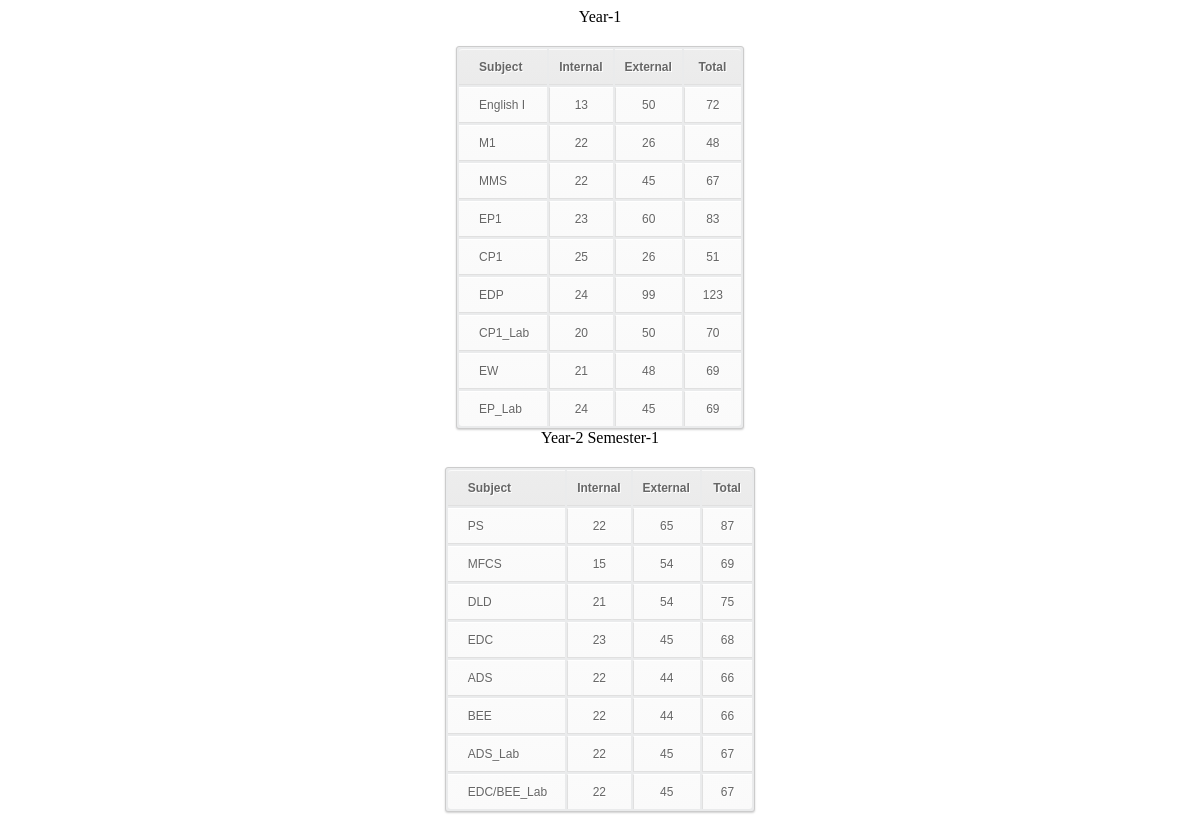
The page /student/student/profile/tables.php (signed in) on the database its author committed.
### tables this page shows
CREATE TABLE IF NOT EXISTS `11211a0501_details` (
  `semester` varchar(10) DEFAULT NULL,
  `subject` varchar(25) DEFAULT NULL,
  `internal` int(5) DEFAULT NULL,
  `external` int(5) DEFAULT NULL,
  `marks` int(5) DEFAULT NULL,
  UNIQUE KEY `subject` (`subject`)
);

### student/student/profile/tables.php (the view, shortened to what this page needs)
<html>
<link rel="stylesheet" type="text/css" href="css/style.css">
<?php
$rollno=$_SESSION['rollno'];
$table = NULL;
$table .= $rollno.'_details';
$one_one = mysql_query("SELECT * FROM $table WHERE semester = 'one_one'");
if(mysql_num_rows($one_one)!=0)
{	echo "<center>Year-1</center>";
	echo '<table><th>Subject</th><th>Internal</th><th>External</th><th>Total</th>';
	while( $row = mysql_fetch_array($one_one) )
	{
		echo '<tr><td>'.$row['subject'].'</td><td>'.$row['internal'].'</td><td>'.$row['external'].'</td><td>'.$row['marks'].'</td></tr>';
	}
	echo '</table>';
}
$two_one = mysql_query("SELECT * FROM $table WHERE semester = 'two_one'");
if(mysql_num_rows($two_one)!=0)
{	echo "<center>Year-2 Semester-1</center>";
	echo '<table><th>Subject</th><th>Internal</th><th>External</th><th>Total</th>';
	while( $row = mysql_fetch_array($two_one) )
	{
		echo '<tr><td>'.$row['subject'].'</td><td>'.$row['internal'].'</td><td>'.$row['external'].'</td><td>'.$row['marks'].'</td></tr>';
	}
	echo '</table>';
}
?>
</html>

### student/student/profile/css/style.css (style rules this page uses)
table { margin-left:auto; margin-right:auto; margin-top : 20px; font-family:Arial, Helvetica, sans-serif; color:#666; font-size:12px; text-shadow: 1px 1px 0px #fff; background:#eaebec; border:#ccc 1px solid; -moz-border-radius:3px; -webkit-border-radius:3px; border-radius:3px; -moz-box-shadow: 0 1px 2px #d1d1d1; -webkit-box-shadow: 0 1px 2px #d1d1d1; box-shadow: 0 1px 2px #d1d1d1; }
table th { padding:10px 10px 10px 10px; border-top:1px solid #fafafa; border-bottom:1px solid #e0e0e0; background: #ededed; background: -webkit-gradient(linear, left top, left bottom, from(#ededed), to(#ebebeb)); background: -moz-linear-gradient(top, #ededed, #ebebeb); }
table th:first-child { text-align: left; padding-left:20px; }
table tr:first-child th:first-child { -moz-border-radius-topleft:3px; -webkit-border-top-left-radius:3px; border-top-left-radius:3px; }
table tr:first-child th:last-child { -moz-border-radius-topright:3px; -webkit-border-top-right-radius:3px; border-top-right-radius:3px; }
table tr { text-align: center; padding-left:20px; }
table td:first-child { text-align: left; padding-left:20px; border-left: 0; }
table td { padding-left:18px; padding-right:18px; padding-bottom:10px; padding-top:10px; border-top: 1px solid #ffffff; border-bottom:1px solid #e0e0e0; border-left: 1px solid #e0e0e0; background: #fafafa; background: -webkit-gradient(linear, left top, left bottom, from(#fbfbfb), to(#fafafa)); background: -moz-linear-gradient(top, #fbfbfb, #fafafa); }
table tr:last-child td { border-bottom:0; }
table tr:last-child td:first-child { -moz-border-radius-bottomleft:3px; -webkit-border-bottom-left-radius:3px; border-bottom-left-radius:3px; }
table tr:last-child td:last-child { -moz-border-radius-bottomright:3px; -webkit-border-bottom-right-radius:3px; border-bottom-right-radius:3px; }

### rows shown on the page
11211a0501_details: subject "English I", internal "13", external "50", marks "72"
11211a0501_details: subject "M1", internal "22", external "26", marks "48"
11211a0501_details: subject "MMS", internal "22", external "45", marks "67"
11211a0501_details: subject "EP1", internal "23", external "60", marks "83"
11211a0501_details: subject "CP1", internal "25", external "26", marks "51"
11211a0501_details: subject "EDP", internal "24", external "99", marks "123"
11211a0501_details: subject "CP1_Lab", internal "20", external "50", marks "70"
11211a0501_details: subject "EW", internal "21", external "48", marks "69"
11211a0501_details: subject "EP_Lab", internal "24", external "45", marks "69"
11211a0501_details: subject "PS", internal "22", external "65", marks "87"
11211a0501_details: subject "MFCS", internal "15", external "54", marks "69"
11211a0501_details: subject "DLD", internal "21", external "54", marks "75"
11211a0501_details: subject "EDC", internal "23", external "45", marks "68"
11211a0501_details: subject "ADS", internal "22", external "44", marks "66"
11211a0501_details: subject "BEE", internal "22", external "44", marks "66"
11211a0501_details: subject "ADS_Lab", internal "22", external "45", marks "67"
11211a0501_details: subject "EDC/BEE_Lab", internal "22", external "45", marks "67"
